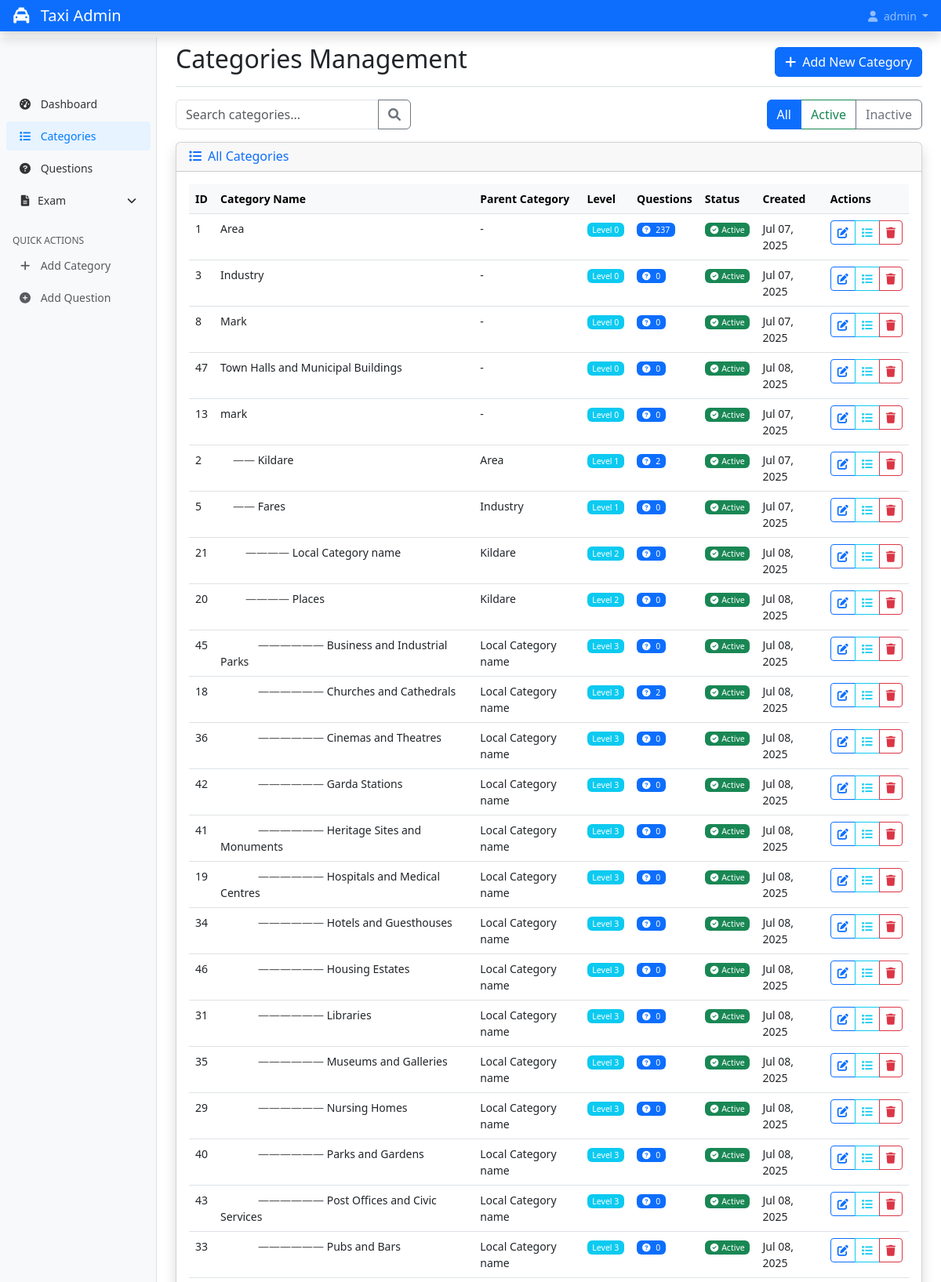
Page /categories/ (signed in, upper part) on the committed database.
### taxi/models.py (models this page shows, shortened)
class Category(models.Model):
    name = models.CharField(max_length=100)
    parent = models.ForeignKey('self', on_delete=models.CASCADE, null=True, blank=True, related_name='subcategories')
    description = models.TextField(blank=True, null=True)
    is_active = models.BooleanField(default=True)
    created_at = models.DateTimeField(auto_now_add=True)
    updated_at = models.DateTimeField(auto_now=True)
    class Meta:
        verbose_name_plural = "Categories"
        ordering = ['name']
    def get_level(self):
        level = 0
        parent = self.parent
        while parent:
            level += 1
            parent = parent.parent
        return level

### taxi/views.py (the view)
# urls.py: path('categories/', views.category_list, name='category_list'),
@login_required
def category_list(request):
    from django.db.models import Count
    categories = Category.objects.select_related('parent').annotate(
        questions_count=Count('questions')
    ).order_by('parent__name', 'name')
    all_categories = Category.objects.all().order_by('parent__name', 'name')  # All categories for modal
    search = request.GET.get('search')
    if search:
        categories = categories.filter(
            Q(name__icontains=search) | Q(description__icontains=search)
        )
    status = request.GET.get('status')
    if status == 'true':
        categories = categories.filter(is_active=True)
    elif status == 'false':
        categories = categories.filter(is_active=False)
    context = {
        'categories': categories,
        'all_categories': all_categories,
    }
    return render(request, 'admin/category_list.html', context)

### taxi/templatetags/taxi_extras.py (called while the page is built)
@register.filter
def category_indent(level):
    try:
        return "—" * int(level) * 2
    except (ValueError, TypeError):
        return ''

### templates/admin/category_list.html (shortened to what this page needs)
{% extends 'admin/base.html' %}
{% load static %}
{% load taxi_extras %}
{% block content %}
<div class="d-flex justify-content-between flex-wrap flex-md-nowrap align-items-center pt-3 pb-2 mb-3 border-bottom">
    <h1 class="h2">Categories Management</h1>
    <div class="btn-toolbar mb-2 mb-md-0">
        <button type="button" class="btn btn-primary" data-bs-toggle="modal" data-bs-target="#addCategoryModal">
            <i class="fas fa-plus me-2"></i>Add New Category
        </button>
    </div>
</div>
<div class="row mb-3">
    <div class="col-md-6">
        <div class="input-group search-box">
            <input type="text" class="form-control" id="searchInput" placeholder="Search categories...">
            <button class="btn btn-outline-secondary" type="button" id="searchBtn">
                <i class="fas fa-search"></i>
            </button>
        </div>
    </div>
    <div class="col-md-6 text-end">
        <div class="btn-group" role="group">
            <label class="btn btn-outline-primary" for="all">All</label>
            <label class="btn btn-outline-success" for="active">Active</label>
            <label class="btn btn-outline-secondary" for="inactive">Inactive</label>
        </div>
    </div>
</div>
<div class="card shadow">
    <div class="card-header">
        <h6 class="m-0 font-weight-bold text-primary">
            <i class="fas fa-list me-2"></i>All Categories
        </h6>
    </div>
    <div class="card-body">
        <div class="table-responsive">
            <table class="table table-hover" id="categoriesTable">                        <thead class="table-light">
                            <tr>
                                <th>ID</th>
                                <th>Category Name</th>
                                <th>Parent Category</th>
                                <th>Level</th>
                                <th>Questions</th>
                                <th>Status</th>
                                <th>Created</th>
                                <th>Actions</th>
                            </tr>
                        </thead>                        <tbody>
                            {% for category in categories %}
                            <tr data-category-name="{{ category.name|lower }}" data-status="{{ category.is_active|yesno:'true,false' }}">
                                <td>{{ category.id }}</td>
                                <td>
                                    <span class="category-indent-{{ category.get_level }}">
                                        {% if category.get_level > 0 %}
                                            <span class="text-muted">{{ category.get_level|category_indent }}</span>
                                        {% endif %}
                                        {{ category.name }}
                                    </span>
                                </td>
                                <td>{{ category.parent.name|default:"-" }}</td>
                                <td>
                                    <span class="badge bg-info">Level {{ category.get_level }}</span>
                                </td>
                                <td>
                                    <span class="badge bg-primary">
                                        <i class="fas fa-question-circle me-1"></i>
                                        {{ category.questions_count }}
                                    </span>
                                </td>
                                <td>
                                    {% if category.is_active %}
                                        <span class="badge bg-success">
                                            <i class="fas fa-check-circle me-1"></i>Active
                                        </span>
                                    {% else %}
                                        <span class="badge bg-secondary">
                                            <i class="fas fa-times-circle me-1"></i>Inactive
                                        </span>
                                    {% endif %}
                                </td>
                                <td>{{ category.created_at|date:"M d, Y" }}</td>
                                <td>
                                    <div class="btn-group" role="group">
                                        <button type="button" class="btn btn-sm btn-outline-primary"
                                                onclick="editCategory({{ category.id }}, '{{ category.name }}', {{ category.parent.id|default:'null' }}, '{{ category.description|default:'' }}', {{ category.is_active|yesno:'true,false' }})">
                                            <i class="fas fa-edit"></i>
                                        </button>
                                        <a href="{% url 'question_list' %}?category={{ category.id }}" class="btn btn-sm btn-outline-info" title="View Questions">
                                            <i class="fas fa-list"></i>
                                        </a>
                                        <button type="button" class="btn btn-sm btn-outline-danger"
                                                onclick="deleteCategory({{ category.id }}, '{{ category.name }}')">
                                            <i class="fas fa-trash"></i>
                                        </button>
                                    </div>
                                </td>
                            </tr>
                            {% endfor %}
                        </tbody>
            </table>
        </div>
    </div>
</div>
{% endblock %}

### templates/admin/header.html (shortened to what this page needs)
{% load static %}
<header class="navbar navbar-dark sticky-top bg-primary flex-md-nowrap p-0 shadow">
    <a class="navbar-brand col-md-3 col-lg-2 me-0 px-3" href="{% url 'dashboard' %}">
        <i class="fas fa-taxi me-2"></i>
        Taxi Admin
    </a>
    <div class="navbar-nav">
        <div class="nav-item text-nowrap">
            {% if user.is_authenticated %}
                <div class="dropdown">
                    <a class="nav-link px-3 dropdown-toggle" href="#" role="button" data-bs-toggle="dropdown" aria-expanded="false">
                        <i class="fas fa-user me-1"></i>
                        {{ user.username }}
                    </a>
                </div>
            {% endif %}
        </div>
    </div>
</header>

### static/css/admin.css (style rules this page uses)
body { font-size: 0.875rem; }
.search-box { max-width: 300px; }
.category-indent-0 { margin-left: 0; }
.category-indent-1 { margin-left: 1rem; }
.category-indent-2 { margin-left: 2rem; }
.category-indent-3 { margin-left: 3rem; }
.badge { font-weight: normal; }

### rows in the picture
Category: id "1", name "Area", parent.name "-", get_level "0", questions_count "237", is_active True (drawn), created_at "Jul 07, 2025"
Category: id "3", name "Industry", parent.name "-", get_level "0", questions_count "0", is_active True (drawn), created_at "Jul 07, 2025"
Category: id "8", name "Mark", parent.name "-", get_level "0", questions_count "0", is_active True (drawn), created_at "Jul 07, 2025"
Category: id "47", name "Town Halls and Municipal Buildings", parent.name "-", get_level "0", questions_count "0", is_active True (drawn), created_at "Jul 08, 2025"
Category: id "13", name "mark", parent.name "-", get_level "0", questions_count "0", is_active True (drawn), created_at "Jul 07, 2025"
Category: id "2", get_level|category_indent "——", name "Kildare", parent.name "Area", get_level "1", questions_count "2", is_active True (drawn), created_at "Jul 07, 2025"
Category: id "5", get_level|category_indent "——", name "Fares", parent.name "Industry", get_level "1", questions_count "0", is_active True (drawn), created_at "Jul 07, 2025"
Category: id "21", get_level|category_indent "————", name "Local Category name", parent.name "Kildare", get_level "2", questions_count "0", is_active True (drawn), created_at "Jul 08, 2025"
Category: id "20", get_level|category_indent "————", name "Places", parent.name "Kildare", get_level "2", questions_count "0", is_active True (drawn), created_at "Jul 08, 2025"
Category: id "45", get_level|category_indent "——————", name "Business and Industrial Parks", parent.name "Local Category name", get_level "3", questions_count "0", is_active True (drawn), created_at "Jul 08, 2025"
Category: id "18", get_level|category_indent "——————", name "Churches and Cathedrals", parent.name "Local Category name", get_level "3", questions_count "2", is_active True (drawn), created_at "Jul 08, 2025"
Category: id "36", get_level|category_indent "——————", name "Cinemas and Theatres", parent.name "Local Category name", get_level "3", questions_count "0", is_active True (drawn), created_at "Jul 08, 2025"
Category: id "42", get_level|category_indent "——————", name "Garda Stations", parent.name "Local Category name", get_level "3", questions_count "0", is_active True (drawn), created_at "Jul 08, 2025"
Category: id "41", get_level|category_indent "——————", name "Heritage Sites and Monuments", parent.name "Local Category name", get_level "3", questions_count "0", is_active True (drawn), created_at "Jul 08, 2025"
Category: id "19", get_level|category_indent "——————", name "Hospitals and Medical Centres", parent.name "Local Category name", get_level "3", questions_count "0", is_active True (drawn), created_at "Jul 08, 2025"
Category: id "34", get_level|category_indent "——————", name "Hotels and Guesthouses", parent.name "Local Category name", get_level "3", questions_count "0", is_active True (drawn), created_at "Jul 08, 2025"
Category: id "46", get_level|category_indent "——————", name "Housing Estates", parent.name "Local Category name", get_level "3", questions_count "0", is_active True (drawn), created_at "Jul 08, 2025"
Category: id "31", get_level|category_indent "——————", name "Libraries", parent.name "Local Category name", get_level "3", questions_count "0", is_active True (drawn), created_at "Jul 08, 2025"
Category: id "35", get_level|category_indent "——————", name "Museums and Galleries", parent.name "Local Category name", get_level "3", questions_count "0", is_active True (drawn), created_at "Jul 08, 2025"
Category: id "29", get_level|category_indent "——————", name "Nursing Homes", parent.name "Local Category name", get_level "3", questions_count "0", is_active True (drawn), created_at "Jul 08, 2025"
Category: id "40", get_level|category_indent "——————", name "Parks and Gardens", parent.name "Local Category name", get_level "3", questions_count "0", is_active True (drawn), created_at "Jul 08, 2025"
Category: id "43", get_level|category_indent "——————", name "Post Offices and Civic Services", parent.name "Local Category name", get_level "3", questions_count "0", is_active True (drawn), created_at "Jul 08, 2025"
Category: id "33", get_level|category_indent "——————", name "Pubs and Bars", parent.name "Local Category name", get_level "3", questions_count "0", is_active True (drawn), created_at "Jul 08, 2025"

### other values in the picture
{{ user.username }} "admin"
